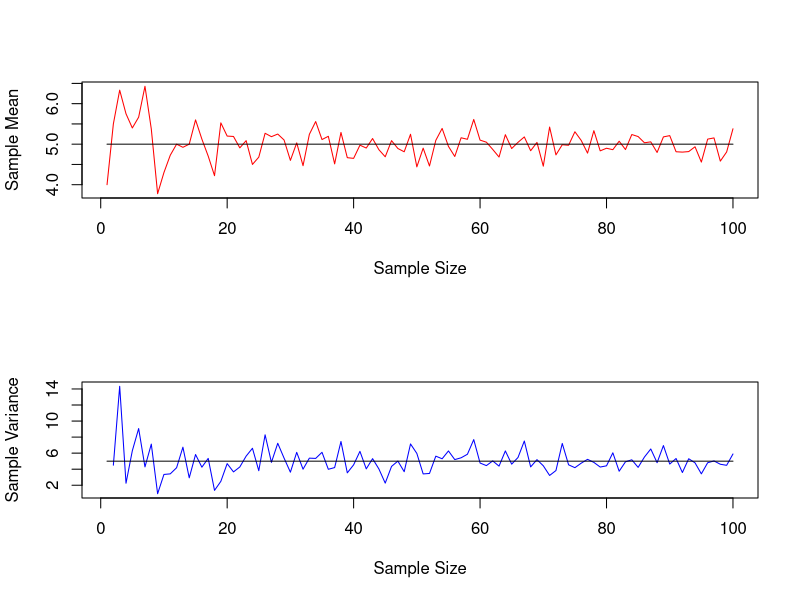
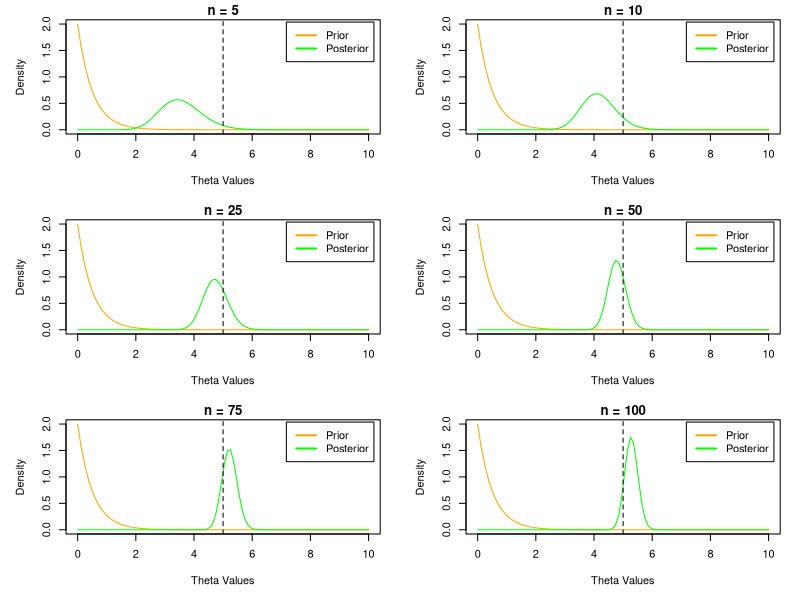

Here is the R script that generated these plots, in order:
## ---- chunk 1
n <- 100
theta <- 5
set.seed(123)
mean_estimate <- c()
var_estimate <- c()
for (i in 1:n){
  y <- rpois(i,theta)
  mean_estimate <- c(mean_estimate,mean(y))
var_estimate <- c(var_estimate,var(y))
}
par(mfrow = c(2,1))
plot(1:n,mean_estimate,col = 'red',type = 'l',xlab = 'Sample Size',
     ylab = 'Sample Mean')
lines(1:n,rep(theta,n),col = 'black')
plot(1:n,var_estimate,col = 'blue',type = "l",xlab = 'Sample Size',
     ylab = 'Sample Variance')
lines(1:n,rep(theta,n),col = 'black')
## ---- chunk 2
a <- 1
b <- 2
theta <- seq(0,10,length = 100)
par(mfrow = c(3,2),mar = c(5, 5, 1.5, 1.5))
for (i in c(5,10,25,50,75,100)){
  prior <- dgamma(theta,shape = a, rate = b)
  posterior <- dgamma(theta,shape = a + sum(y[1:i]), rate = b + i)
  plot(theta,prior, type = 'l', col = 'orange', xlab = 'Theta Values',
       ylab = 'Density',
       main = paste('n = ',i,sep = ''))
  lines(theta,posterior,col = 'green')
  abline(v = 5, lty = 2)
  legend('topright', inset = .02, legend = c('Prior', 'Posterior'),
         col = c('orange', 'green'), lwd = 2)
}
